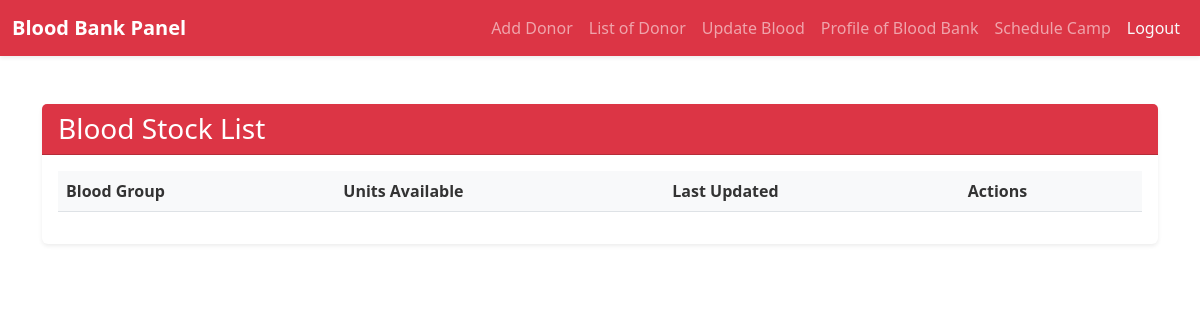
/blood-stock-list/ (signed in), run on an earlier commit of the app's database.
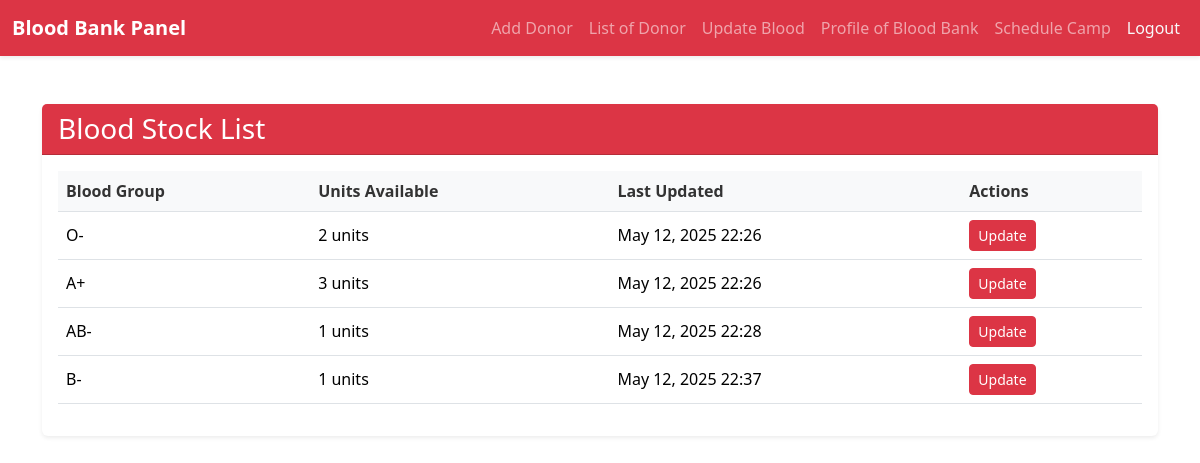
And on a later commit of the database.
### core/models.py (models this page shows, shortened)
class BloodStock(models.Model):
    BLOOD_GROUP_CHOICES = [
        ('A+', 'A+'), ('A-', 'A-'),
        ('B+', 'B+'), ('B-', 'B-'),
        ('AB+', 'AB+'), ('AB-', 'AB-'),
        ('O+', 'O+'), ('O-', 'O-'),
    ]
    bloodbank = models.ForeignKey(BloodBankRegistration, on_delete=models.CASCADE, related_name='blood_stock')
    blood_group = models.CharField(max_length=3, choices=BLOOD_GROUP_CHOICES)
    units = models.PositiveIntegerField(default=0)
    last_updated = models.DateTimeField(auto_now=True)
    class Meta:
        unique_together = ('bloodbank', 'blood_group')

### core/views.py (the view)
# urls.py: path('blood-stock-list/', views.blood_stock_list, name='blood_stock_list'),
def blood_stock_list(request):
    user_id = request.session.get('bloodbank_user_id')
    if not user_id:
        return redirect('raktasewa_login')
    bloodbank = BloodBankRegistration.objects.get(id=user_id)
    blood_stock = BloodStock.objects.filter(bloodbank=bloodbank)
    return render(request, 'blood_stock_list.html', {
        'blood_stock': blood_stock
    })

### templates/blood_stock_list.html (shortened to what this page needs)
{% extends 'base2.html' %}
{% load static %}
{% block extra_head %}
  <link rel="stylesheet" href="{% static 'css/blood_stock.css' %}">
{% endblock %}
{% block content %}
<div class="container my-5">
    <div class="card shadow-sm">
        <div class="card-header bg-danger text-white">
            <h3 class="mb-0">Blood Stock List</h3>
        </div>
        <div class="card-body">
            <div class="table-responsive">
                <table class="table table-hover">
                    <thead>
                        <tr>
                            <th>Blood Group</th>
                            <th>Units Available</th>
                            <th>Last Updated</th>
                            <th>Actions</th>
                        </tr>
                    </thead>
                    <tbody>
                        {% for stock in blood_stock %}
                        <tr>
                            <td>{{ stock.blood_group }}</td>
                            <td>{{ stock.units }} units</td>
                            <td>{{ stock.last_updated|date:"M d, Y H:i" }}</td>
                            <td>
                                <a href="{% url 'update_blood_group' stock.blood_group %}" class="btn btn-sm btn-danger">Update</a>
                            </td>
                        </tr>
                        {% endfor %}
                    </tbody>
                </table>
            </div>
        </div>
    </div>
</div>
{% endblock %}

What changed in the data, as far as the page shows it:
added BloodStock: blood_group "O-", units "2", last_updated "May 12, 2025 22:26"
added BloodStock: blood_group "A+", units "3", last_updated "May 12, 2025 22:26"
added BloodStock: blood_group "AB-", units "1", last_updated "May 12, 2025 22:28"
added BloodStock: blood_group "B-", units "1", last_updated "May 12, 2025 22:37"
